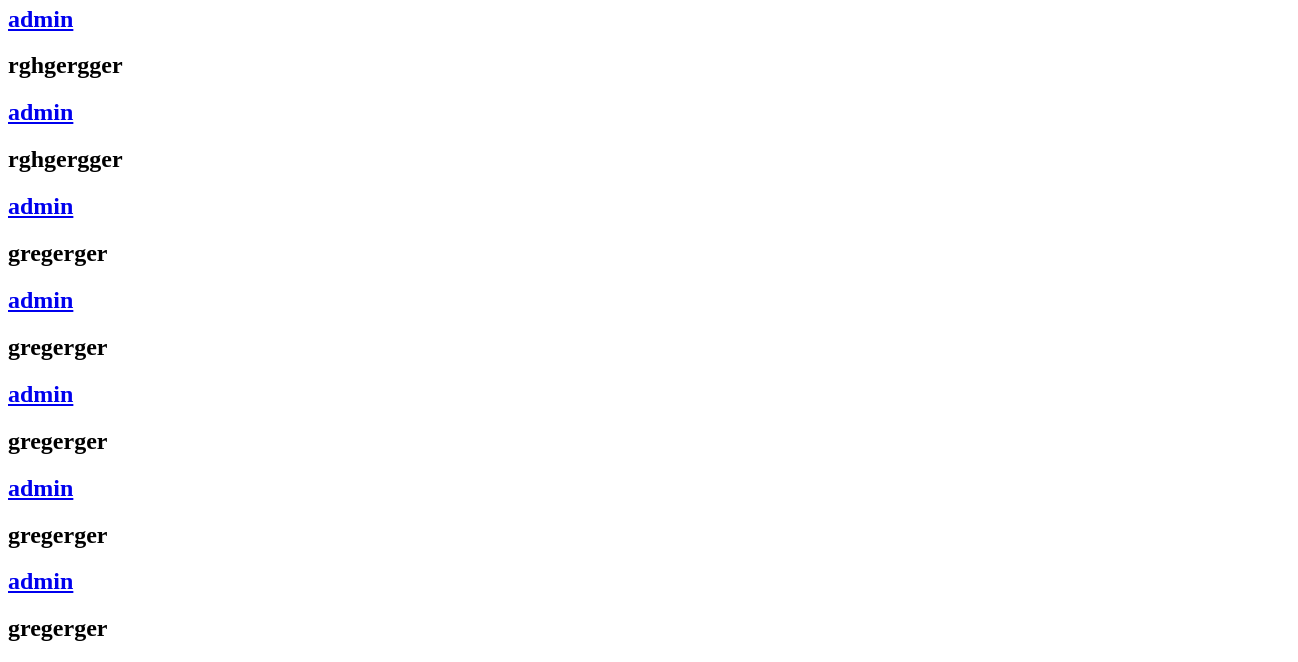
Before: /post_info/11 (lower part) with the older database file.
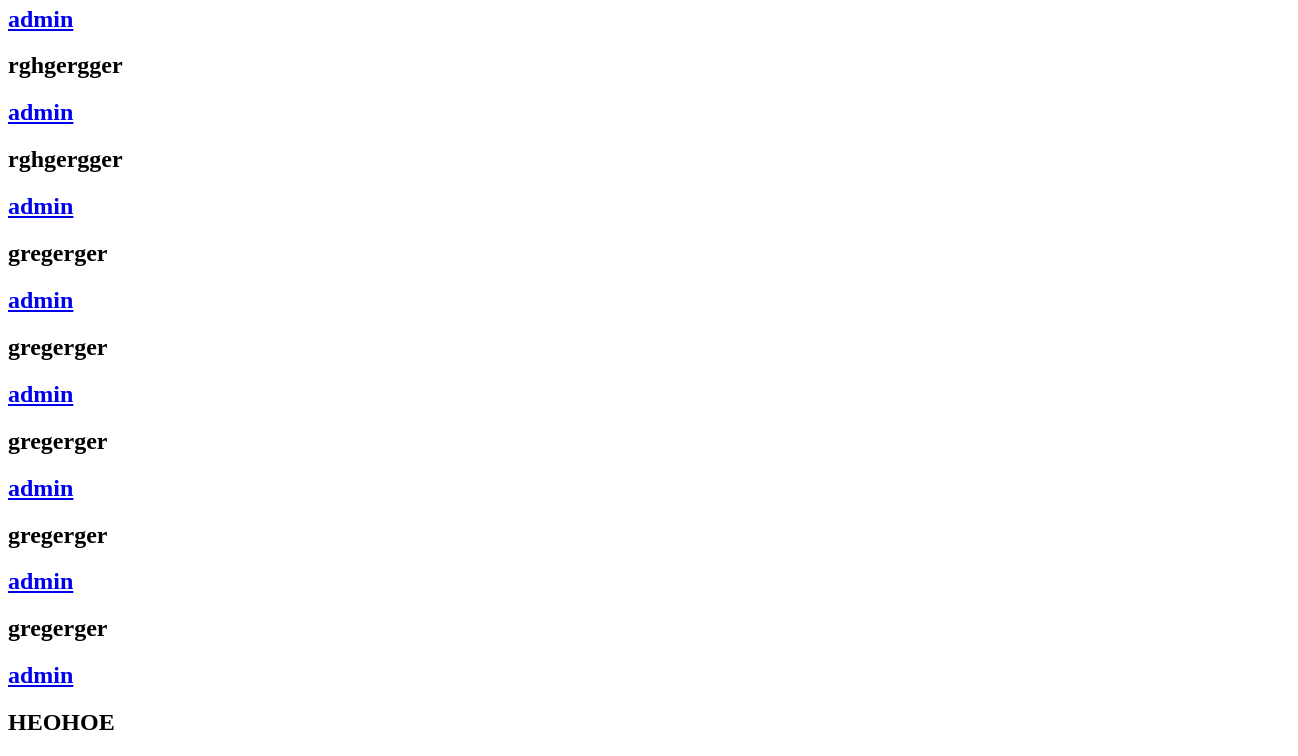
After: the same page with the newer database file.
### cwapp/models.py (models this page shows)
class Comment(models.Model):
    post = models.ForeignKey(Post, null=True, blank=True, on_delete=models.CASCADE)
    post_continue = models.ForeignKey(PostContinue, null=True, blank=True, on_delete=models.CASCADE)
    author = models.ForeignKey(User, on_delete=models.CASCADE)
    text = models.CharField(max_length=1000)
    changed = models.DateTimeField(auto_now_add=True)

### cwapp/views.py (the view)
# urls.py: path('post_info/<int:post_id>', views.post_info, name='post_info'),
def post_info(request, post_id):
    post = get_object_or_404(Post, id=post_id)
    continues = PostContinue.objects.filter(post__id=post_id)
    comments = Comment.objects.filter(post__id=post_id)
    if request.method == 'POST':
        form = CommentForm(request.POST)
        comment = Comment()
        comment.author = User.objects.get(username=request.user.username)
        comment.post = Post.objects.get(id=post_id)
        comment.text = request.POST.get('text')
        comment.save()
    else:
        form = CommentForm()
    context = {'post': post, 'continues': continues, 'comments': comments, 'form': form}
    return render(request, 'post_info.html', context)

### cwapp/templates/post_info.html (shortened to what this page needs)
{%extends 'base.html'%}
{%block content%}
    <main>
        <section class="comments">
            {%for comment in comments%}
            <h2>
                <a href="{%url 'another_profile' comment.author.username%}">{{comment.author.username}}</a>
                <h2>{{comment.text}}</h2>
            </h2>
            {%endfor%}
        </section>
    </main>
{%endblock%}

### cwapp/templates/base.html (shortened to what this page needs)
<!DOCTYPE html>
<html lang="en">
<head>
    {%load static%}
</head>
<body>
    {%block content%}
    {%endblock%}
</body>
</html>

Changed rows visible on the page:
added Comment: author.username "admin", text "НЕОНОЕ"
